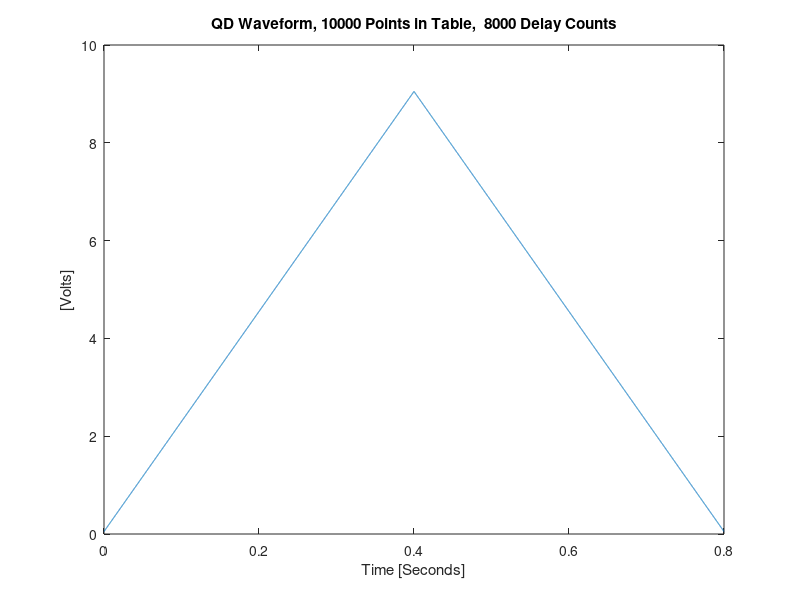

This chart was generated by the following MATLAB code: (Note: this script raises an error after producing the figure.)
function setboosterrampqd(T, Waveform, TableName, egul, eguf, IOCName)
%SETBOOSTERRAMPQD - Set the booster QD magnet ramp table (miniIOC)
%  setboosterrampqd(T, Waveform, TableName, egul, eguf, IOCName)
%  setboosterrampqd('Zero') -> Zero the BEND table
%  
%  INPUTS
%  1. T         - Time period for the Waveform [seconds]
%                 The maximum period for a 10,000 point table is
%                 2^15*10000*10e-9 = 3.2768 seconds
%  2. Waveform  - BEND waveform relative to egul, eguf
%  3. TableName - Optional input to specify a table name [string] 
%  4. egul      - Lower voltage minimum {Default:-10}
%  5. eguf      - Upper voltage maximum {Default: 10}
%  6. IOCName   - Optional override of 'BE0101-1.als.lbl.gov'
%
%  NOTES
%  1. Calls rampgentableload.c which in turn call the subroutine 
%     rampgenTableLoad.  mex rampgentableload.c will recompile both.
%
%  See also setboosterrampsf, setboosterrampsd

%  Written by Greg Portmann


if nargin < 1
    % Time period of the ramp [seconds]
    T =  .8;  % 1 second ramp period
    %T = 1.6;  % 2 second ramp period
end


% String commands
if ischar(T)
%     if any(strcmpi(T, {'Zero','Zeros','Stop'}))
%         setboosterrampbend(.8, zeros(1,10000), 'Zero table set by Matlab', -10, 10);
%     elseif strcmpi(T, 'Off')
%         setpv('BE0101-1:ENABLE_RAMP', 0);
%         fprintf('   Ramping for BEND disabled (BE0101-1:ENABLE_RAMP=0).\n');
%     elseif strcmpi(T, 'On')
%         setpv('BE0101-1:ENABLE_RAMP', 1);
%         fprintf('   Ramping for BEND enabled (BE0101-1:ENABLE_RAMP=1).\n');
%     else
        error('Unknown command');
%     end
%     return;
end


if nargin < 2
    Npts = 10000;
else
    Npts = length(Waveform);
end

if nargin < 3
    TableName = sprintf('QD Table from Matlab (%s)', computer);
end

if nargin < 4
    egul = -10;
end

if nargin < 5
    eguf = 10;
end

if nargin < 6
    IOCName = 'be0101-1.als.lbl.gov';
end
Channel = 2;


% Sample period = Ndelay*10 nanosecond
% Ndalay must be an integer < 2^15
Ndelay = T / Npts / 10e-9;

if abs(round(Ndelay) - Ndelay) > 1e-10
    % Only warn on small issues, not really small issues.
    fprintf('   Rounding the number of 10 nsec delay steps to an integer.\n');
end
Ndelay = round(Ndelay);

if Ndelay > (2^15 - 500)   % The 500 is just some margin
    error('The number of delay counts between table points is too large, %d, (greater than 2^15)', Ndelay);
end
    

% Make a table
t = linspace(0, T, Npts);


% For testing
if nargin < 2
    Amp = 9; 
    Waveform = Amp * triang(Npts) + 0.05;
end

% Plot
plot(t, Waveform);
xlabel('Time [Seconds]');
ylabel('[Volts]');
title(sprintf('QD Waveform, %d Points in Table,  %d Delay Counts', Npts, Ndelay));


% Last chance to say no
% tmp = questdlg('Change the booster QD ramp table?','setboosterrampqd','Yes','No','No');
% if ~strcmpi(tmp,'Yes')
%     fprintf('   No change made to booster QD ramp table.\n');
%     return
% end


%%%%%%%%%%%%%%
% Initialize %
%%%%%%%%%%%%%%

% Disable the ramp so that the number of points can be changed and the DAC can be enabled
setpv('BE0101-1:ENABLE_RAMP', 0);
%pause(.25);

% Enable the DAC 
setpv('BR1_____QDIE_REBC02', 1);

% Set the gain
Gain = 0.2;  
% setpv('BR1_____QDIE_GNAC02', Gain);

% The the number of points and number of delay steps between points
% Don't change the Npts without the ramp disabled
setpv('BE0101-1:SET_TABLE_LEN',   Npts);
setpv('BE0101-1:SET_TABLE_DELAY', Ndelay);

% Enable the ramping
setpv('BE0101-1:ENABLE_RAMP', 1);


%%%%%%%%%%%%%%%%%%%%%%%%% 
% Set the QD ramp table %
%%%%%%%%%%%%%%%%%%%%%%%%%
% If egul = 10 & eguf= -10, the waveform is in volts
rampgentableload(Waveform, IOCName, Channel, TableName, egul, eguf)


% Swap the tables
%pause(.25);
setpv('BE0101-1:SWAP_TABLE', 1);
%pause(.25);



% Check the final states
fprintf('   BR1_____QDIE_REBC02   = %d\n', getpv('BR1_____QDIE_REBC02'));
fprintf('   BR1_____QDIE_GNAC01   = %d\n', getpv('BR1_____QDIE_GNAC02'));
fprintf('   BE0101-1:ENABLE_RAMP     = %d\n', getpv('BE0101-1:ENABLE_RAMP'));
fprintf('   BE0101-1:SET_TABLE_LEN   = %d\n', getpv('BE0101-1:SET_TABLE_LEN'));
fprintf('   BE0101-1:SET_TABLE_DELAY = %d\n', getpv('BE0101-1:SET_TABLE_DELAY'));
fprintf('   BE0101-1:SWAP_TABLE      = %d\n', getpv('BE0101-1:SWAP_TABLE'));


